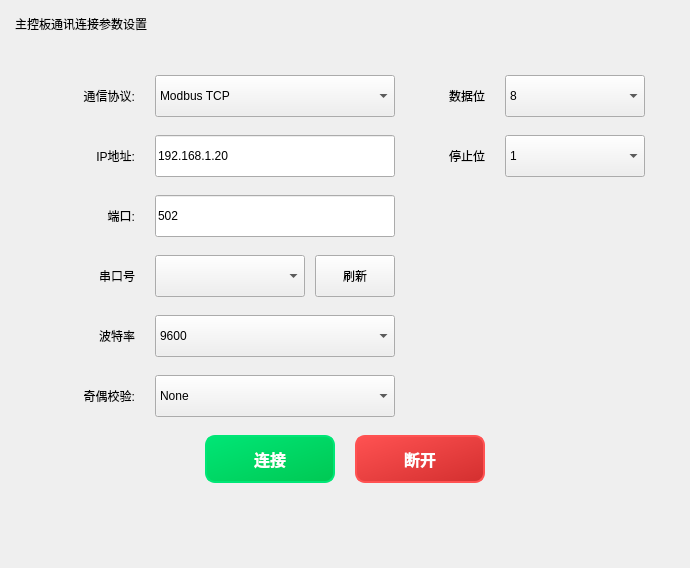
     <widget class="QWidget" name="tab_2">
      <attribute name="title">
       <string>  主控板  </string>
      </attribute>
      <layout class="QVBoxLayout" name="verticalLayout_4">
       <property name="spacing">
        <number>12</number>
       </property>
       <property name="leftMargin">
        <number>15</number>
       </property>
       <property name="topMargin">
        <number>15</number>
       </property>
       <property name="rightMargin">
        <number>15</number>
       </property>
       <property name="bottomMargin">
        <number>15</number>
       </property>
       <item>
        <widget class="QLabel" name="titleLabel_2">
         <property name="text">
          <string>主控板通讯连接参数设置</string>
         </property>
        </widget>
       </item>
       <item>
        <widget class="QFrame" name="mainBoardFrame">
         <property name="minimumSize">
          <size>
           <width>0</width>
           <height>400</height>
          </size>
         </property>
         <layout class="QGridLayout" name="gridLayout">
          <property name="leftMargin">
           <number>30</number>
          </property>
          <property name="topMargin">
           <number>30</number>
          </property>
          <property name="rightMargin">
           <number>30</number>
          </property>
          <property name="bottomMargin">
           <number>30</number>
          </property>
          <property name="horizontalSpacing">
           <number>20</number>
          </property>
          <property name="verticalSpacing">
           <number>18</number>
          </property>
          <item row="0" column="0">
           <widget class="QLabel" name="protocolLabel_2">
            <property name="minimumSize">
             <size>
              <width>90</width>
              <height>0</height>
             </size>
            </property>
            <property name="text">
             <string>通信协议:</string>
            </property>
            <property name="alignment">
             <set>Qt::AlignRight|Qt::AlignVCenter</set>
            </property>
           </widget>
          </item>
          <item row="0" column="1">
           <widget class="QComboBox" name="protocol_2">
            <property name="minimumSize">
             <size>
              <width>220</width>
              <height>42</height>
             </size>
            </property>
            <item>
             <property name="text">
              <string>Modbus TCP</string>
             </property>
            </item>
            <item>
             <property name="text">
              <string>Modbus RTU</string>
             </property>
            </item>
           </widget>
          </item>
          <item row="0" column="2">
           <widget class="QLabel" name="dataBitsLabel_2">
            <property name="minimumSize">
             <size>
              <width>70</width>
              <height>0</height>
             </size>
            </property>
            <property name="text">
             <string>数据位</string>
            </property>
            <property name="alignment">
             <set>Qt::AlignRight|Qt::AlignVCenter</set>
            </property>
           </widget>
          </item>
          <item row="0" column="3">
           <widget class="QComboBox" name="dataBitsComboBox_2">
            <property name="minimumSize">
             <size>
              <width>140</width>
              <height>42</height>
             </size>
            </property>
            <item>
             <property name="text">
              <string>8</string>
             </property>
            </item>
            <item>
             <property name="text">
              <string>7</string>
             </property>
            </item>
           </widget>
          </item>
          <item row="1" column="0">
           <widget class="QLabel" name="ipLabel_2">
            <property name="text">
             <string>IP地址:</string>
            </property>
            <property name="alignment">
             <set>Qt::AlignRight|Qt::AlignVCenter</set>
            </property>
           </widget>
          </item>
          <item row="1" column="1">
           <widget class="QLineEdit" name="ipLineEdit_2">
            <property name="minimumSize">
             <size>
              <width>220</width>
              <height>42</height>
             </size>
            </property>
            <property name="text">
             <string>192.168.1.20</string>
            </property>
           </widget>
          </item>
          <item row="1" column="2">
           <widget class="QLabel" name="stopBitsLabel_2">
            <property name="text">
             <string>停止位</string>
            </property>
            <property name="alignment">
             <set>Qt::AlignRight|Qt::AlignVCenter</set>
            </property>
           </widget>
          </item>
          <item row="1" column="3">
           <widget class="QComboBox" name="stopBitsComboBox_2">
            <property name="minimumSize">
             <size>
              <width>140</width>
              <height>42</height>
             </size>
            </property>
            <item>
             <property name="text">
              <string>1</string>
             </property>
            </item>
            <item>
             <property name="text">
              <string>2</string>
             </property>
            </item>
           </widget>
          </item>
          <item row="2" column="0">
           <widget class="QLabel" name="portLabel_2">
            <property name="text">
             <string>端口:</string>
            </property>
            <property name="alignment">
             <set>Qt::AlignRight|Qt::AlignVCenter</set>
            </property>
           </widget>
          </item>
          <item row="2" column="1">
           <widget class="QLineEdit" name="portLineEdit_2">
            <property name="minimumSize">
             <size>
              <width>220</width>
              <height>42</height>
             </size>
            </property>
            <property name="text">
             <string>502</string>
            </property>
           </widget>
          </item>
          <item row="3" column="0">
           <widget class="QLabel" name="serialPortLabel_2">
            <property name="text">
             <string>串口号</string>
            </property>
            <property name="alignment">
             <set>Qt::AlignRight|Qt::AlignVCenter</set>
            </property>
           </widget>
          </item>
          <item row="3" column="1">
           <layout class="QHBoxLayout" name="serialPortLayout_2">
            <property name="spacing">
             <number>10</number>
            </property>
            <item>
             <widget class="QComboBox" name="serialPortComboBox_2">
              <property name="minimumSize">
               <size>
                <width>150</width>
                <height>42</height>
               </size>
              </property>
             </widget>
            </item>
            <item>
             <widget class="QPushButton" name="refreshSerialPortButton_2">
              <property name="minimumSize">
               <size>
                <width>60</width>
                <height>42</height>
               </size>
              </property>
              <property name="text">
               <string>刷新</string>
              </property>
             </widget>
            </item>
           </layout>
          </item>
          <item row="4" column="0">
           <widget class="QLabel" name="baudrateLabel_2">
            <property name="text">
             <string>波特率</string>
            </property>
            <property name="alignment">
             <set>Qt::AlignRight|Qt::AlignVCenter</set>
            </property>
           </widget>
          </item>
          <item row="4" column="1">
           <widget class="QComboBox" name="baudrateComboBox_2">
            <property name="minimumSize">
             <size>
              <width>220</width>
              <height>42</height>
             </size>
            </property>
            <item>
             <property name="text">
              <string>9600</string>
             </property>
            </item>
            <item>
             <property name="text">
              <string>19200</string>
             </property>
            </item>
            <item>
             <property name="text">
              <string>38400</string>
             </property>
            </item>
            <item>
             <property name="text">
              <string>57600</string>
             </property>
            </item>
            <item>
             <property name="text">
              <string>115200</string>
             </property>
            </item>
           </widget>
          </item>
          <item row="5" column="0">
           <widget class="QLabel" name="parityLabel_2">
            <property name="text">
             <string>奇偶校验:</string>
            </property>
            <property name="alignment">
             <set>Qt::AlignRight|Qt::AlignVCenter</set>
            </property>
           </widget>
          </item>
          <item row="5" column="1">
           <widget class="QComboBox" name="parityComboBox_2">
            <property name="minimumSize">
             <size>
              <width>220</width>
              <height>42</height>
             </size>
            </property>
            <item>
             <property name="text">
              <string>None</string>
             </property>
            </item>
            <item>
             <property name="text">
              <string>Even</string>
             </property>
            </item>
            <item>
             <property name="text">
              <string>Odd</string>
             </property>
            </item>
           </widget>
          </item>
          <item row="6" column="0" colspan="4">
           <layout class="QHBoxLayout" name="buttonLayout_2">
            <property name="spacing">
             <number>20</number>
            </property>
            <item>
             <spacer name="buttonSpacer1_2">
              <property name="orientation">
               <enum>Qt::Horizontal</enum>
              </property>
              <property name="sizeHint" stdset="0">
               <size>
                <width>40</width>
                <height>20</height>
               </size>
              </property>
             </spacer>
            </item>
            <item>
             <widget class="QPushButton" name="connectionButton_2">
              <property name="minimumSize">
               <size>
                <width>130</width>
                <height>48</height>
               </size>
              </property>
              <property name="text">
               <string>连接</string>
              </property>
              <property name="styleSheet">
               <string notr="true">QPushButton { background: qlineargradient(x1:0, y1:0, x2:1, y2:1, stop:0 #00e676, stop:1 #00c853); color: white; border: 2px solid #00e676; border-radius: 10px; font-size: 16px; font-weight: bold; } QPushButton:hover { background: qlineargradient(x1:0, y1:0, x2:1, y2:1, stop:0 #69f0ae, stop:1 #00e676); }</string>
              </property>
             </widget>
            </item>
            <item>
             <widget class="QPushButton" name="disconnectButton_2">
              <property name="minimumSize">
               <size>
                <width>130</width>
                <height>48</height>
               </size>
              </property>
              <property name="text">
               <string>断开</string>
              </property>
              <property name="styleSheet">
               <string notr="true">QPushButton { background: qlineargradient(x1:0, y1:0, x2:1, y2:1, stop:0 #ff5252, stop:1 #d32f2f); color: white; border: 2px solid #ff5252; border-radius: 10px; font-size: 16px; font-weight: bold; } QPushButton:hover { background: qlineargradient(x1:0, y1:0, x2:1, y2:1, stop:0 #ff8a80, stop:1 #ff5252); }</string>
              </property>
             </widget>
            </item>
            <item>
             <spacer name="buttonSpacer2_2">
              <property name="orientation">
               <enum>Qt::Horizontal</enum>
              </property>
              <property name="sizeHint" stdset="0">
               <size>
                <width>40</width>
                <height>20</height>
               </size>
              </property>
             </spacer>
            </item>
           </layout>
          </item>
         </layout>
        </widget>
       </item>
       <item>
        <spacer name="verticalSpacer_2">
         <property name="orientation">
          <enum>Qt::Vertical</enum>
         </property>
         <property name="sizeHint" stdset="0">
          <size>
           <width>20</width>
           <height>40</height>
          </size>
         </property>
        </spacer>
       </item>
      </layout>
     </widget>
